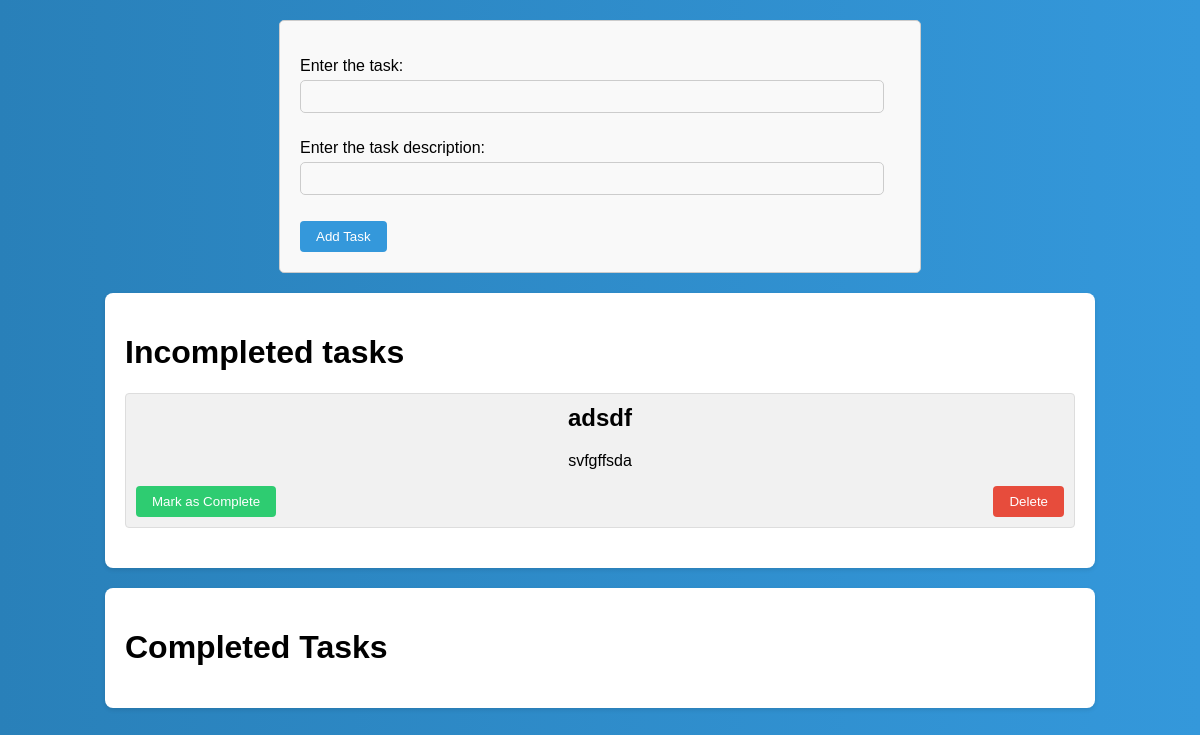
The app's page /, older data.
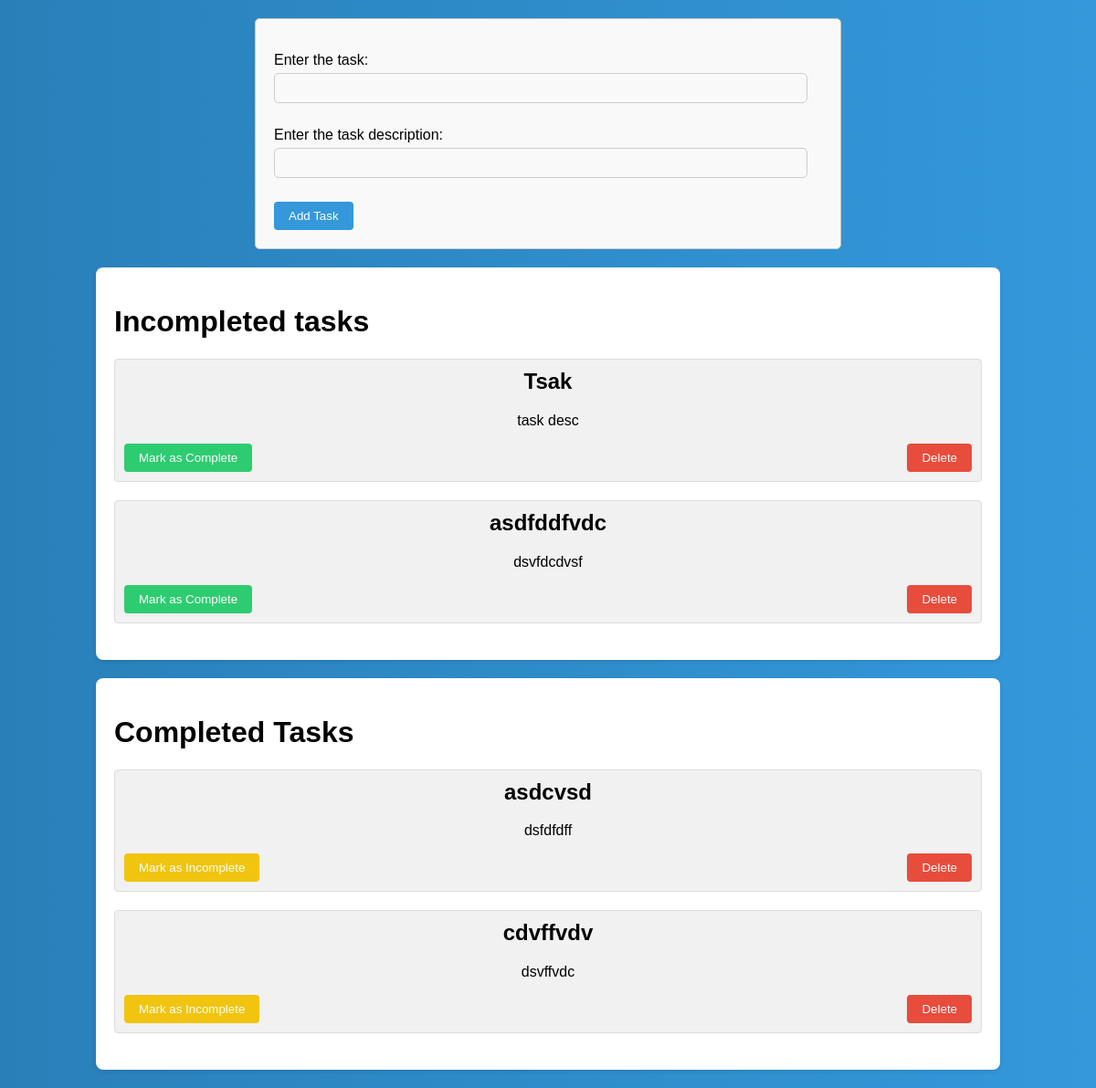
The same page, newer data.
### myfirstapp/models.py (models this page shows)
class ToDOItem(models.Model):
    title=models.CharField(max_length=200)
    description=models.TextField(blank=True)
    completed=models.BooleanField(default=False)

### myfirstapp/views.py (the view)
# urls.py: path('', views.todo, name='todo'),
def todo(request):
    if request.method == 'POST':
        form = todoaddform(request.POST)
        if form.is_valid():
            user_input = form.cleaned_data['user_input']
            user_input_description = form.cleaned_data['user_input_description']
            if not ToDOItem.objects.filter(title=user_input).exists():
                ToDOItem.objects.create(title=user_input, description=user_input_description)
            form = todoaddform()
    else:
        form = todoaddform()
    return render(request, 'todo.html', {'form': form, 'todos': ToDOItem.objects.all(),})

### myfirstapp/forms.py
class todoaddform(forms.Form):
    user_input=forms.CharField(label="Enter the task:")
    user_input_description=forms.CharField(label="Enter the task description:")

### templates/todo.html (shortened to what this page needs)
<!DOCTYPE html>
<html lang="en">
<head>
</head>
<body>
    <form class="frm" method="post">
        {{ form.as_p }}
        <button type="submit" class="btn">Add Task</button>
    </form>
    <div class="container_undone_task">
        <h1>Incompleted tasks</h1>
        {% for todo in todos %}
            {% if todo.completed == False %}
            <div class="todo">
                    <h2>{{ todo.title }}</h2>
                    <p class="tododescription">{{ todo.description }}</p>
                <div class="buttons">
                    <form method="post" action="{% url 'status_todo' todo.id %}">
                            <button class="complete" type="submit">Mark as Complete</button>
                    </form>
                    <form method="post" action="{% url 'delete_todo' todo.id %}">
                        <button class="delbtn" type="submit">Delete</button>
                    </form>
                </div>
            </div>
            {% endif %}
        {% endfor %}
        </div>
    <div class="container_undone_task">
        <h1>Completed Tasks</h1>
        {% for todo in todos %}
            {% if todo.completed == True %}
            <div class="todo">
                    <h2>{{ todo.title }}</h2>
                    <p class="tododescription">{{ todo.description }}</p>
                <div class="buttons">
                    <form method="post" action="{% url 'status_todo' todo.id %}">
                            <button class="incomplete" type="submit">Mark as Incomplete</button>
                    </form>
                    <form method="post" action="{% url 'delete_todo' todo.id %}">
                        <button class="delbtn" type="submit">Delete</button>
                    </form>
                </div>
            </div>
            {% endif %}
        {% endfor %}
        </div>
</body>
</html>

Row changes from the older to the newer data that the page shows:
removed ToDOItem: title "adsdf", description "svfgffsda", shown under "Incompleted tasks"
added ToDOItem: title "Tsak", description "task desc", shown under "Incompleted tasks"
added ToDOItem: title "asdfddfvdc", description "dsvfdcdvsf", shown under "Incompleted tasks"
added ToDOItem: title "asdcvsd", description "dsfdfdff", shown under "Completed Tasks"
added ToDOItem: title "cdvffvdv", description "dsvffvdc", shown under "Completed Tasks"
